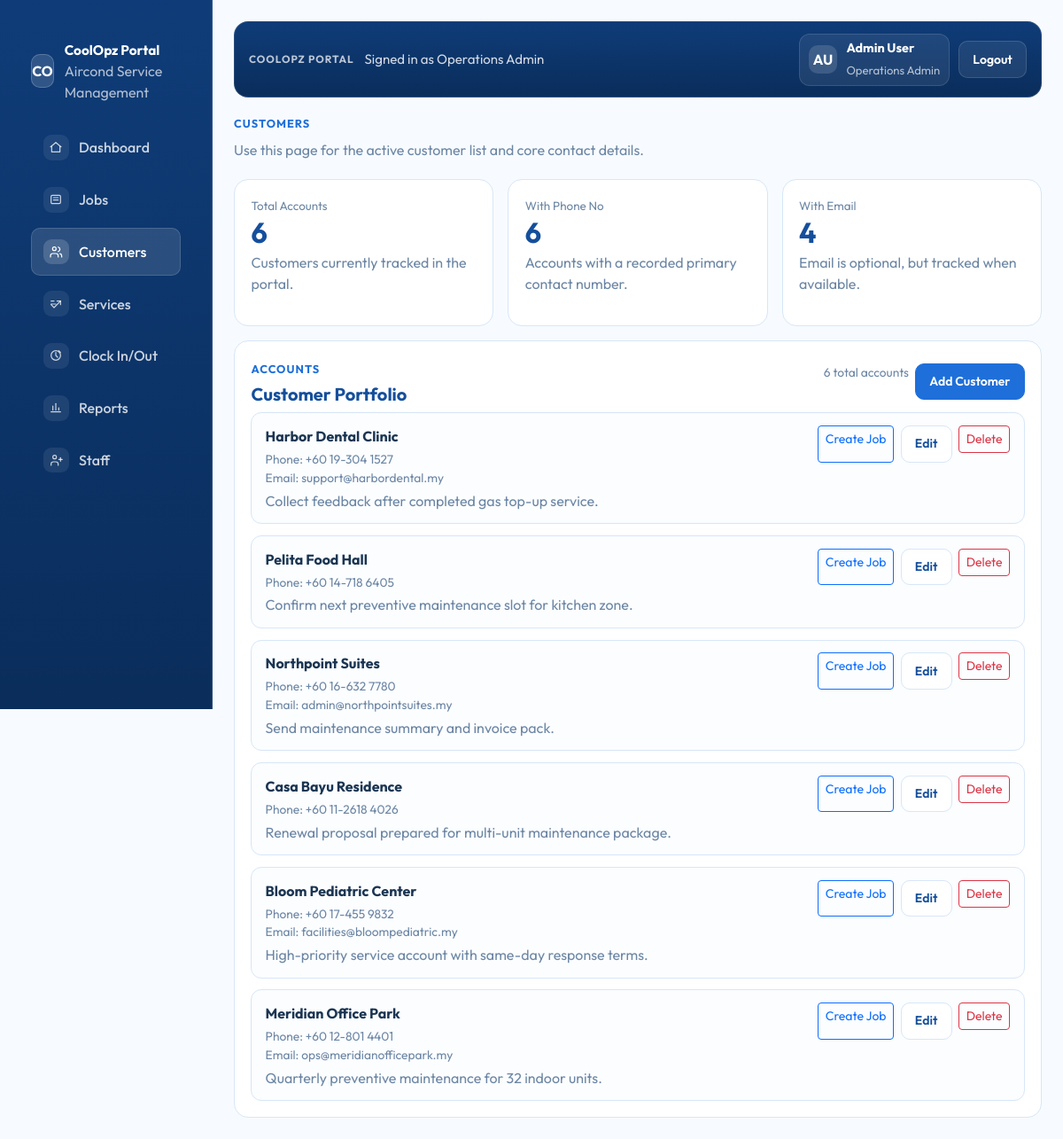
/customers.php (signed in), run on the app's committed database.
### tables this page shows
CREATE TABLE IF NOT EXISTS customers (
    id INT UNSIGNED AUTO_INCREMENT PRIMARY KEY,
    name VARCHAR(190) NOT NULL,
    phone_number VARCHAR(30) NOT NULL,
    email VARCHAR(190) DEFAULT NULL,
    customer_type VARCHAR(50) NOT NULL,
    notes VARCHAR(255) NOT NULL,
    renewal_status VARCHAR(50) NOT NULL,
    rating DECIMAL(3,1) DEFAULT NULL,
    created_at TIMESTAMP DEFAULT CURRENT_TIMESTAMP,
    UNIQUE KEY uniq_customer_name (name)
);

### includes/auth.php (called while the page is built, shortened)
<?php
function coolopz_current_user(): ?array
{
    return $_SESSION['coolopz_user'] ?? null;
}
function coolopz_user_initials(string $name): string
{
    $parts = preg_split('/\s+/', trim($name)) ?: [];
    $initials = '';
    foreach ($parts as $part) {
        if ($part !== '') {
            $initials .= strtoupper(substr($part, 0, 1));
        }
        if (strlen($initials) === 2) {
            break;
        }
    }
    return $initials !== '' ? $initials : 'AU';
}

### includes/data.php (called while the page is built, shortened)
<?php
function coolopz_fetch_customer_metrics(): array
{
    $pdo = coolopz_db();
    return [
        'total' => (int) $pdo->query('SELECT COUNT(*) FROM customers')->fetchColumn(),
        'with_phone_number' => (int) $pdo->query("SELECT COUNT(*) FROM customers WHERE TRIM(phone_number) <> ''")->fetchColumn(),
        'with_email' => (int) $pdo->query("SELECT COUNT(*) FROM customers WHERE email IS NOT NULL AND TRIM(email) <> ''")->fetchColumn(),
    ];
}
function coolopz_fetch_customers(): array
{
    $pdo = coolopz_db();
    $statement = $pdo->query(
        'SELECT id, name, phone_number, email, notes, created_at
         FROM customers
         ORDER BY id DESC'
    );
    return $statement->fetchAll();
}

### customers.php (the view, shortened to what this page needs)
<?php
require_once __DIR__ . '/includes/auth.php';
require_once __DIR__ . '/includes/data.php';
$currentUser = coolopz_current_user();
$activePage = 'customers';
$currentUserName = $currentUser['name'] ?? 'Admin User';
$currentUserRole = $currentUser['role'] ?? 'Operations Admin';
$userInitials = coolopz_user_initials($currentUserName);
$customerMetrics = coolopz_fetch_customer_metrics();
$customers = coolopz_fetch_customers();
include __DIR__ . '/includes/head.php';
include __DIR__ . '/includes/sidebar.php';
?>
        <main class="portal-main">
<?php include __DIR__ . '/includes/topbar.php'; ?>
            <section class="hero-section">
                <span class="section-label">Customers</span>
                <p class="hero-copy">Use this page for the active customer list and core contact details.</p>
            </section>
            <section class="row g-2 g-lg-3">
                <div class="col-md-4">
                    <div class="simple-panel stat-card">
                        <span class="stat-label">Total Accounts</span>
                        <strong class="stat-value"><?= htmlspecialchars((string) $customerMetrics['total'], ENT_QUOTES, 'UTF-8') ?></strong>
                        <p>Customers currently tracked in the portal.</p>
                    </div>
                </div>
                <div class="col-md-4">
                    <div class="simple-panel stat-card">
                        <span class="stat-label">With Phone No</span>
                        <strong class="stat-value"><?= htmlspecialchars((string) $customerMetrics['with_phone_number'], ENT_QUOTES, 'UTF-8') ?></strong>
                        <p>Accounts with a recorded primary contact number.</p>
                    </div>
                </div>
                <div class="col-md-4">
                    <div class="simple-panel stat-card">
                        <span class="stat-label">With Email</span>
                        <strong class="stat-value"><?= htmlspecialchars((string) $customerMetrics['with_email'], ENT_QUOTES, 'UTF-8') ?></strong>
                        <p>Email is optional, but tracked when available.</p>
                    </div>
                </div>
            </section>
            <section class="row g-3 mt-0">
                <div class="col-12">
                    <div class="simple-panel">
                        <div class="panel-head mb-2">
                            <div>
                                <span class="section-label">Accounts</span>
                                <h2 class="panel-title">Customer Portfolio</h2>
                            </div>
                            <div class="jobs-actions">
                                <span class="subtle-note"><?= htmlspecialchars((string) $customerMetrics['total'], ENT_QUOTES, 'UTF-8') ?> total accounts</span>
                                <button type="button" class="btn btn-portal-primary btn-sm" data-bs-toggle="modal" data-bs-target="#customerModal">Add Customer</button>
                            </div>
                        </div>
                        <div class="card-stack">
<?php foreach ($customers as $customer): ?>
                            <div class="stack-card">
                                <div>
                                    <strong><?= htmlspecialchars($customer['name'], ENT_QUOTES, 'UTF-8') ?></strong>
                                    <span class="subtle-note d-block mt-1">Phone: <?= htmlspecialchars($customer['phone_number'] !== '' ? $customer['phone_number'] : '-', ENT_QUOTES, 'UTF-8') ?></span>
<?php if (($customer['email'] ?? null) !== null && trim((string) $customer['email']) !== ''): ?>
                                    <span class="subtle-note d-block">Email: <?= htmlspecialchars((string) $customer['email'], ENT_QUOTES, 'UTF-8') ?></span>
<?php endif; ?>
                                    <p><?= htmlspecialchars($customer['notes'], ENT_QUOTES, 'UTF-8') ?></p>
                                </div>
                                <div class="jobs-actions justify-content-end">
                                    <a class="btn btn-outline-primary btn-sm" href="jobs.php?customer_id=<?= htmlspecialchars((string) $customer['id'], ENT_QUOTES, 'UTF-8') ?>">Create Job</a>
                                    <a class="btn btn-portal-secondary btn-sm" href="customers.php?edit=<?= htmlspecialchars((string) $customer['id'], ENT_QUOTES, 'UTF-8') ?>">Edit</a>
                                    <form method="post" class="m-0" onsubmit="return confirm('Delete this customer?');">
                                        <button type="submit" class="btn btn-outline-danger btn-sm">Delete</button>
                                    </form>
                                </div>
                            </div>
<?php endforeach; ?>
                        </div>
                    </div>
                </div>
            </section>
        </main>
<?php include __DIR__ . '/includes/footer.php'; ?>

### includes/head.php (shortened to what this page needs)
<!DOCTYPE html>
<html lang="en">
<head>
    <link href="https://cdn.jsdelivr.net/npm/bootstrap@5.3.3/dist/css/bootstrap.min.css" rel="stylesheet">
    <link rel="stylesheet" href="assets/css/theme.css">
</head>
<body>
    <div class="portal-layout">

### includes/sidebar.php (shortened to what this page needs)
<?php
$activePage = $activePage ?? 'dashboard';
$navItems = [
    [
        'key' => 'dashboard',
        'href' => 'index.php',
        'label' => 'Dashboard',
        'icon' => '<path d="M3 11.5 12 4l9 7.5"></path><path d="M5 10.5V20h14v-9.5"></path>',
    ],
    [
        'key' => 'jobs',
        'href' => 'jobs.php',
        'label' => 'Jobs',
        'icon' => '<rect x="4" y="5" width="16" height="14" rx="2"></rect><path d="M8 9h8"></path><path d="M8 13h8"></path>',
    ],
    [
        'key' => 'customers',
        'href' => 'customers.php',
        'label' => 'Customers',
        'icon' => '<path d="M16 21v-2a4 4 0 0 0-4-4H7a4 4 0 0 0-4 4v2"></path><circle cx="9.5" cy="7" r="3"></circle><path d="M22 21v-2a4 4 0 0 0-3-3.87"></path><path d="M16 4.13a4 4 0 0 1 0 7.75"></path>',
    ],
    [
        'key' => 'services',
        'href' => 'services.php',
        'label' => 'Services',
        'icon' => '<path d="M20 7 9 18l-5-5"></path><path d="M14 7h6v6"></path><path d="M4 7h5"></path><path d="M4 12h8"></path>',
    ],
    [
        'key' => 'clock',
        'href' => 'clock.php',
        'label' => 'Clock In/Out',
        'icon' => '<path d="M12 7v5l3 3"></path><circle cx="12" cy="12" r="8"></circle><path d="M17 4l3 3"></path>',
    ],
    [
        'key' => 'reports',
        'href' => 'reports.php',
        'label' => 'Reports',
        'icon' => '<path d="M4 19h16"></path><path d="M7 16V9"></path><path d="M12 16V5"></path><path d="M17 16v-4"></path>',
    ],
    [
        'key' => 'staff',
        'href' => 'staff.php',
        'label' => 'Staff',
        'icon' => '<path d="M16 21v-2a4 4 0 0 0-4-4H8a4 4 0 0 0-4 4v2"></path><circle cx="10" cy="7" r="3"></circle><path d="M20 8v6"></path><path d="M17 11h6"></path>',
    ],
];
?>
        <aside class="portal-sidebar offcanvas-lg offcanvas-start" tabindex="-1" id="portalSidebar" aria-labelledby="portalSidebarLabel">
            <div class="offcanvas-body portal-sidebar-body">
                <div class="w-100">
                    <a class="sidebar-brand d-none d-lg-flex" href="index.php">
                        <span class="brand-mark">CO</span>
                        <span>
                            <span class="brand-title d-block">CoolOpz Portal</span>
                            <span class="brand-subtitle d-block">Aircond Service Management</span>
                        </span>
                    </a>
                    <nav class="sidebar-nav mt-4 mt-lg-4">
<?php foreach ($navItems as $item): ?>
                    <a class="sidebar-link<?= $activePage === $item['key'] ? ' active' : '' ?>" href="<?= htmlspecialchars($item['href'], ENT_QUOTES, 'UTF-8') ?>">
                        <span class="sidebar-icon" aria-hidden="true">
                            <svg viewBox="0 0 24 24" fill="none" stroke="currentColor" stroke-width="1.8" stroke-linecap="round" stroke-linejoin="round">
                                <?= $item['icon'] ?>
                            </svg>
                        </span>
                        <span><?= htmlspecialchars($item['label'], ENT_QUOTES, 'UTF-8') ?></span>
                    </a>
<?php endforeach; ?>
                    </nav>
                </div>
            </div>
        </aside>

### includes/topbar.php (shortened to what this page needs)
<?php
$currentUserName = $currentUserName ?? 'Admin User';
$currentUserRole = $currentUserRole ?? 'Operations Admin';
$userInitials = $userInitials ?? 'AU';
?>
            <header class="portal-topbar">
                <div class="topbar-main">
                    <span class="topbar-label">CoolOpz Portal</span>
                    <p class="topbar-copy">Signed in as <?= htmlspecialchars($currentUserRole, ENT_QUOTES, 'UTF-8') ?></p>
                </div>
                <div class="topbar-actions">
                    <div class="user-chip">
                        <span class="user-avatar"><?= htmlspecialchars($userInitials, ENT_QUOTES, 'UTF-8') ?></span>
                        <div>
                            <strong><?= htmlspecialchars($currentUserName, ENT_QUOTES, 'UTF-8') ?></strong>
                            <span><?= htmlspecialchars($currentUserRole, ENT_QUOTES, 'UTF-8') ?></span>
                        </div>
                    </div>
                    <form method="post" action="logout.php" class="logout-form m-0">
                        <button type="submit" class="btn btn-portal-secondary btn-sm">Logout</button>
                    </form>
                </div>
            </header>

### includes/footer.php (shortened to what this page needs)
    </div>
</body>
</html>

### data on the page
customers: name "Harbor Dental Clinic", phone_number "+60 19-304 1527", email "support@harbordental.my", notes "Collect feedback after completed gas top-up service."
customers: name "Pelita Food Hall", phone_number "+60 14-718 6405", notes "Confirm next preventive maintenance slot for kitchen zone."
customers: name "Northpoint Suites", phone_number "+60 16-632 7780", email "admin@northpointsuites.my", notes "Send maintenance summary and invoice pack."
customers: name "Casa Bayu Residence", phone_number "+60 11-2618 4026", notes "Renewal proposal prepared for multi-unit maintenance package."
customers: name "Bloom Pediatric Center", phone_number "+60 17-455 9832", email "facilities@bloompediatric.my", notes "High-priority service account with same-day response terms."
customers: name "Meridian Office Park", phone_number "+60 12-801 4401", email "ops@meridianofficepark.my", notes "Quarterly preventive maintenance for 32 indoor units."

### other printed values
$item['label'] "Dashboard"
$item['label'] "Jobs"
$item['label'] "Customers"
$item['label'] "Services"
$item['label'] "Clock In/Out"
$item['label'] "Reports"
$item['label'] "Staff"
$currentUserRole "Operations Admin"
$userInitials "AU"
$currentUserName "Admin User"
$customerMetrics['total'] "6"
$customerMetrics['with_phone_number'] "6"
$customerMetrics['with_email'] "4"
